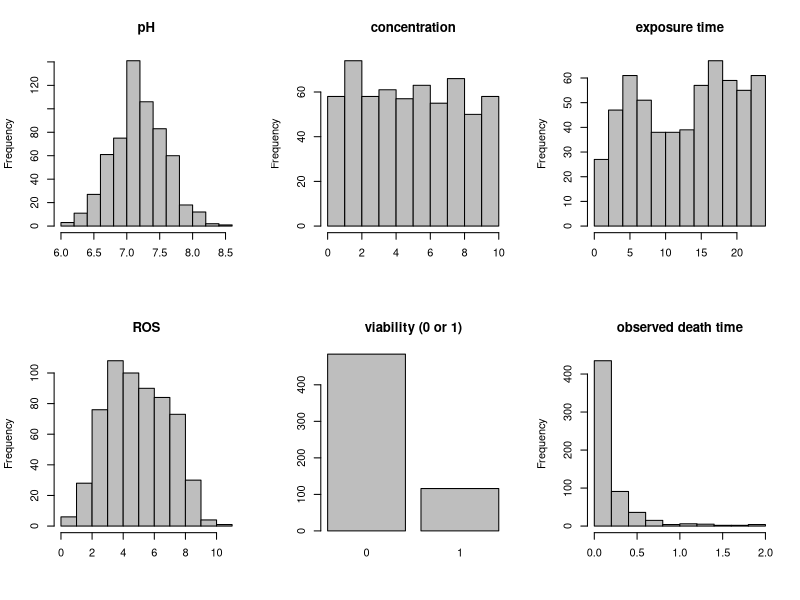
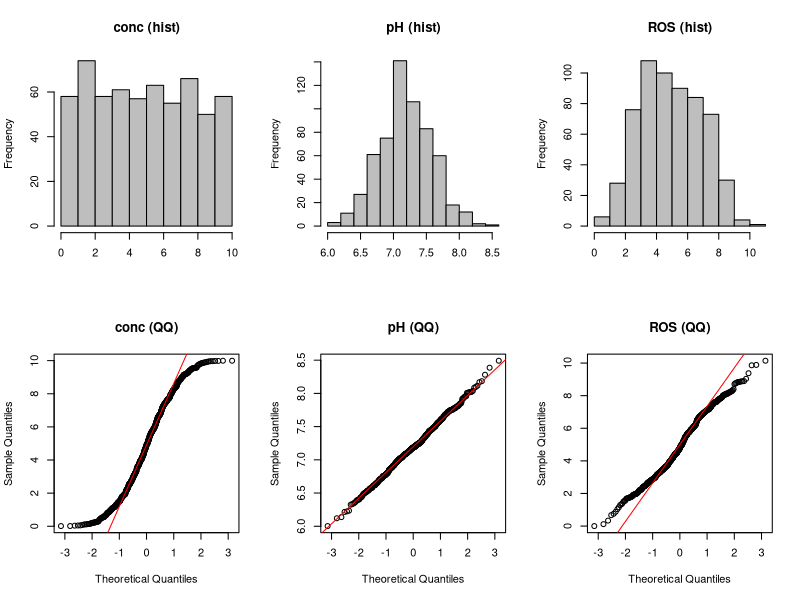
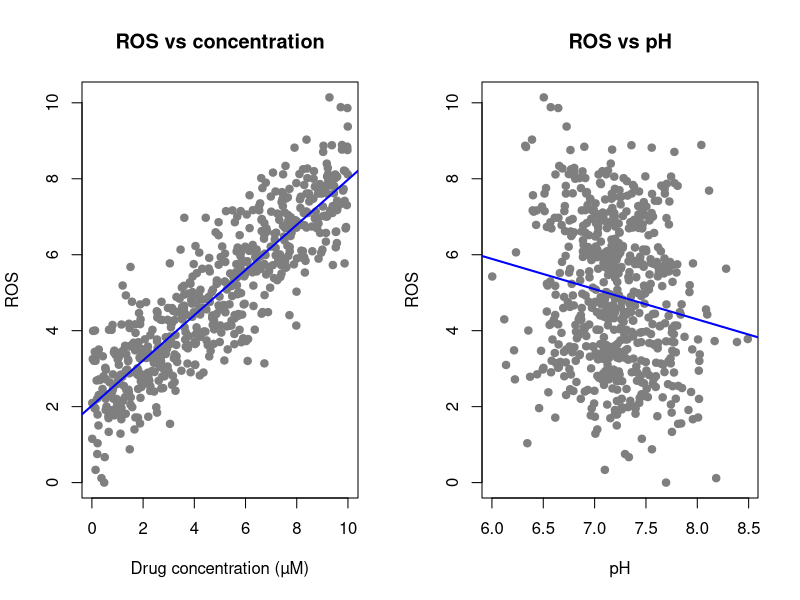
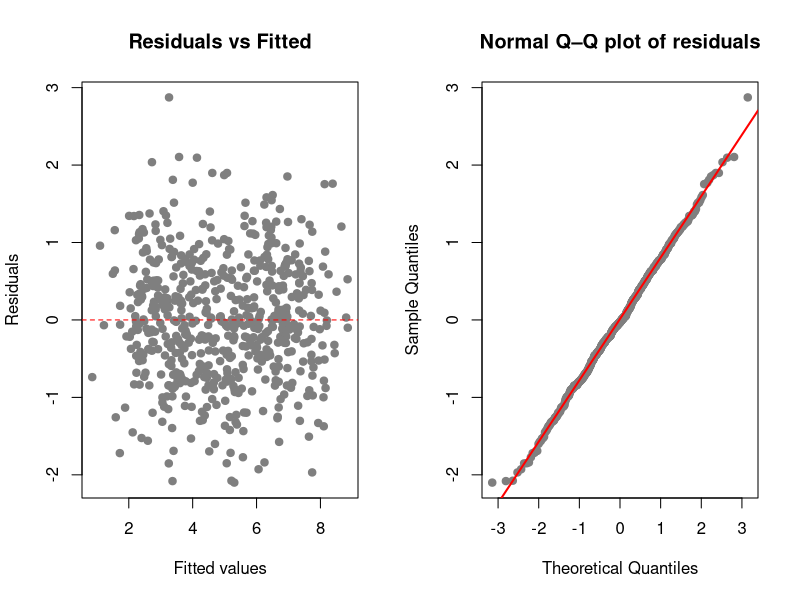
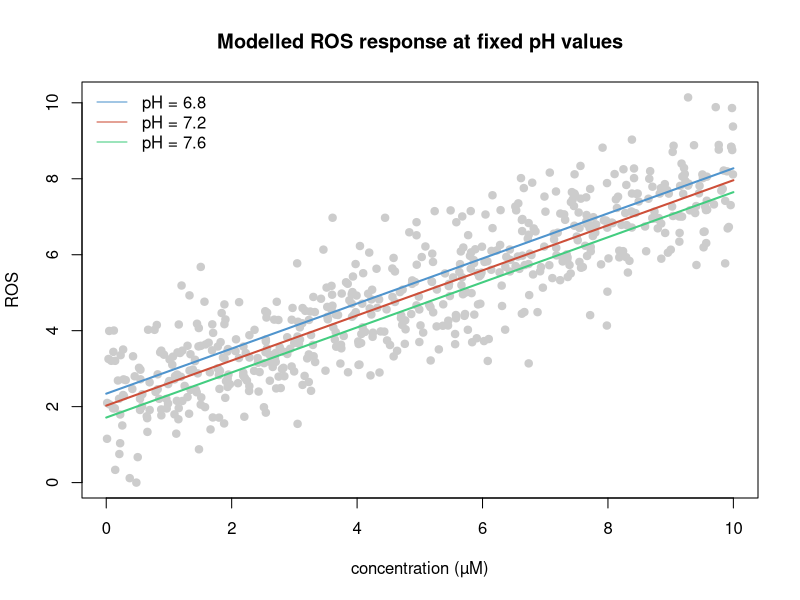
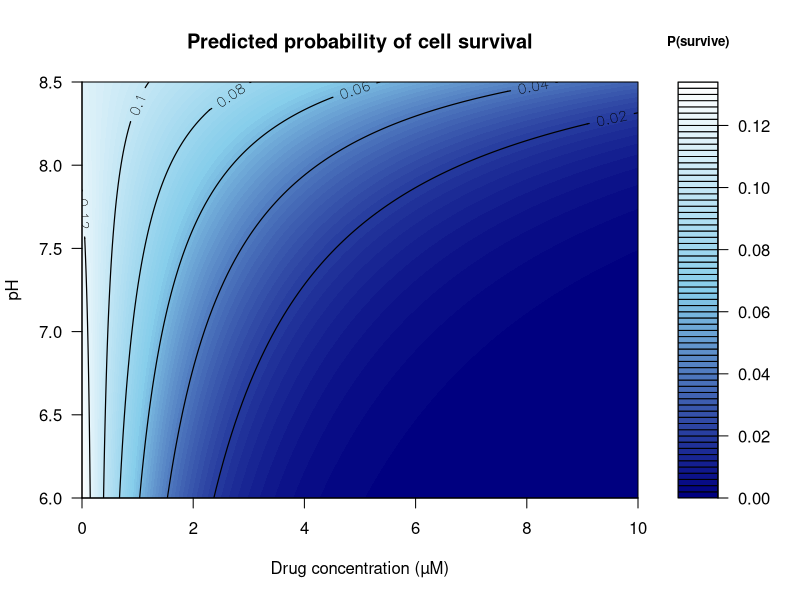
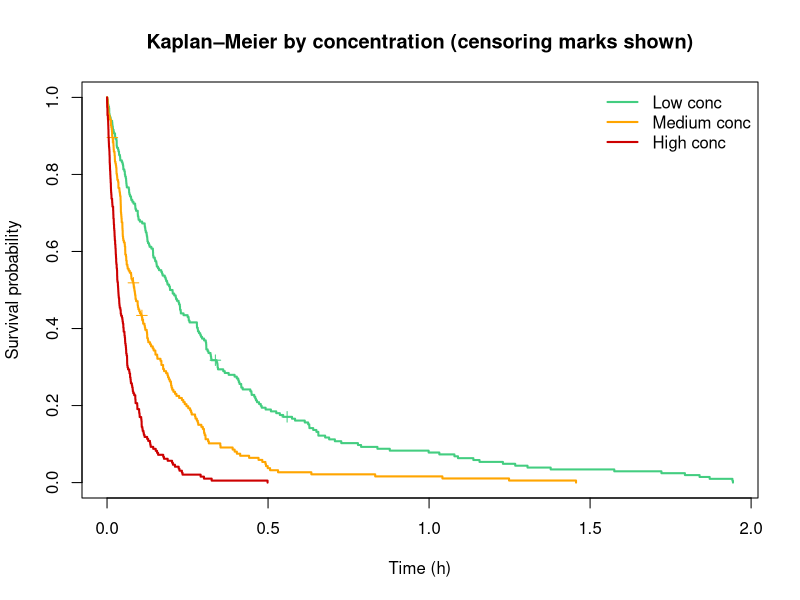

Recreate these plots in R, in order.
## ---- chunk 1
# ──────────────────────────────────────────────
# Task 0 — Build the unified CellStress dataset
# ──────────────────────────────────────────────
# 1) Generate a single dataset with variables:
#    pH, conc, time, ROS (continuous), viability (0/1),
#    death_time, status (1=event, 0=censored).
# ──────────────────────────────────────────────

set.seed(42)
n <- 600L

# Experimental design variables
pH   <- stats::rnorm(n, mean = 7.2, sd = 0.4)
conc <- stats::runif(n, 0, 10)
time <- stats::runif(n, 1, 24)   # exposure time in hours

# Step 1: Generate oxidative stress (ROS) as continuous phenotype
# Baseline ROS rises with concentration and falls with pH
ROS <- 1.5 + 0.6*conc - 0.8*(pH - 7) + 0.05*time + stats::rnorm(n, 0, 0.8)
ROS <- base::pmax(ROS, 0)   # no negative stress

# Step 2: Generate cell viability (binary outcome)
# Higher ROS and concentration reduce survival; higher pH protects
logit_viab <- 4 - 1.2*ROS - 0.4*conc + 1.0*(pH - 7)
p_viab <- 1 / (1 + base::exp(-logit_viab))
viability <- stats::rbinom(n, 1, p_viab)

# Step 3: Generate survival time for hazard model
# Death hazard increases with conc and ROS; decreases with pH
lin_hazard <- 0.3 + 0.15*conc + 0.2*ROS - 0.25*(pH - 7)
lambda <- base::exp(lin_hazard)
death_time <- stats::rexp(n, rate = lambda)
censor_time <- stats::runif(n, 0, 24)
status <- as.integer(death_time <= censor_time)
death_time <- base::pmin(death_time, censor_time)

# Build final dataset
cell_data <- data.frame(pH, conc, time, ROS, viability, death_time, status)
utils::head(cell_data)

## ---- chunk 2
# ──────────────────────────────────────────────
# Task 1 — First look: distributions and scales
# ──────────────────────────────────────────────
# 1) Inspect marginal distributions of pH, conc, time, ROS,
#    viability, and observed death_time.
# ──────────────────────────────────────────────

graphics::par(mfrow = c(2, 3))
graphics::hist(cell_data$pH,   main = "pH",   col = "grey", xlab = "")
graphics::hist(cell_data$conc, main = "concentration", col = "grey", xlab = "")
graphics::hist(cell_data$time, main = "exposure time", col = "grey", xlab = "")
graphics::hist(cell_data$ROS,  main = "ROS",  col = "grey", xlab = "")
graphics::barplot(table(cell_data$viability), main = "viability (0 or 1)")
graphics::hist(cell_data$death_time, main = "observed death time", col = "grey", xlab = "")
graphics::par(mfrow = c(1, 1))

## ---- chunk 3
# ──────────────────────────────────────────────
# Task 2 — Choose the appropriate correlation (effect size + p value)
# ──────────────────────────────────────────────
# 1) Check marginal distributions (Normal vs non-Normal) for conc, pH, and ROS:
#      • Shapiro–Wilk tests and QQ plots.
# 2) For each association, decide which correlation to report and why:
#      (A) conc ↔ ROS
#      (B) pH   ↔ ROS
# 3) Run Pearson and Spearman; report the one you chose with effect size and p value.
# ──────────────────────────────────────────────

## Normality diagnostics (marginals)
graphics::par(mfrow = c(2,3))
# Histograms
graphics::hist(cell_data$conc, main = "conc (hist)", col = "grey", xlab = "")
graphics::hist(cell_data$pH,   main = "pH (hist)",   col = "grey", xlab = "")
graphics::hist(cell_data$ROS,  main = "ROS (hist)",  col = "grey", xlab = "")
# QQ plots
stats::qqnorm(cell_data$conc, main = "conc (QQ)"); stats::qqline(cell_data$conc, col = "red")
stats::qqnorm(cell_data$pH,   main = "pH (QQ)");   stats::qqline(cell_data$pH,   col = "red")
stats::qqnorm(cell_data$ROS,  main = "ROS (QQ)");  stats::qqline(cell_data$ROS,  col = "red")
graphics::par(mfrow = c(1,1))

# Shapiro–Wilk (marginals; p > 0.05 ≈ not strongly deviating from Normal)
sw_conc <- stats::shapiro.test(cell_data$conc)
sw_pH   <- stats::shapiro.test(cell_data$pH)
sw_ROS  <- stats::shapiro.test(cell_data$ROS)
c(conc_p = sw_conc$p.value, pH_p = sw_pH$p.value, ROS_p = sw_ROS$p.value)

## Visual check for linearity (scatter + LS line)
graphics::par(mfrow = c(1,2))
graphics::plot(cell_data$conc, cell_data$ROS, pch = 19, col = "gray50",
               xlab = "Drug concentration (µM)", ylab = "ROS",
               main = "ROS vs concentration")
graphics::abline(stats::lm(ROS ~ conc, data = cell_data), col = "blue", lwd = 2)

graphics::plot(cell_data$pH, cell_data$ROS, pch = 19, col = "gray50",
               xlab = "pH", ylab = "ROS", main = "ROS vs pH")
graphics::abline(stats::lm(ROS ~ pH, data = cell_data), col = "blue", lwd = 2)
graphics::par(mfrow = c(1,1))

## Compute BOTH correlation types for both pairs
# (A) conc ↔ ROS
pear_conc_ros <- stats::cor.test(cell_data$conc, cell_data$ROS, method = "pearson")
spear_conc_ros<- stats::cor.test(cell_data$conc, cell_data$ROS, method = "spearman", exact = FALSE)

# (B) pH ↔ ROS
pear_pH_ros   <- stats::cor.test(cell_data$pH,   cell_data$ROS, method = "pearson")
spear_pH_ros  <- stats::cor.test(cell_data$pH,   cell_data$ROS, method = "spearman", exact = FALSE)

pear_conc_ros$estimate; pear_conc_ros$p.value
spear_conc_ros$estimate; spear_conc_ros$p.value
pear_pH_ros$estimate;   pear_pH_ros$p.value
spear_pH_ros$estimate;  spear_pH_ros$p.value

## Helper: simple recommendation (for guidance only)
choose_corr <- function(x_sw_p, y_sw_p, linear_looks_ok = TRUE) {
  if (isTRUE(linear_looks_ok) && x_sw_p > 0.05 && y_sw_p > 0.05) return("Recommend: Pearson")
  return("Recommend: Spearman")
}
# For conc–ROS, treat "linear_looks_ok" based on your scatter impression; same for pH–ROS.
message("conc–ROS → ",
        choose_corr(sw_conc$p.value, sw_ROS$p.value, linear_looks_ok = TRUE))
message("pH–ROS   → ",
        choose_corr(sw_pH$p.value,   sw_ROS$p.value, linear_looks_ok = TRUE))


## ---- chunk 4
# ──────────────────────────────────────────────
# Task 3 — Linear model for ROS with diagnostics
# ──────────────────────────────────────────────
# 1) Fit a linear model: ROS ~ pH + conc + time
#    (effects are assumed additive).
# 2) Plot:
#      • Residuals vs Fitted (checks equal variance)
#      • Normal Q–Q plot (checks normality of residuals)
# 3) Visualize fitted ROS across concentration for three
#    fixed pH values (6.8, 7.2, 7.6) and interpret the trends.
# ──────────────────────────────────────────────

fit_lin <- stats::lm(ROS ~ pH + conc + time, data = cell_data)
base::summary(fit_lin)

## Diagnostics (only two)
graphics::par(mfrow = c(1, 2))
graphics::plot(fitted(fit_lin), resid(fit_lin),
               pch = 19, col = "gray50",
               xlab = "Fitted values", ylab = "Residuals",
               main = "Residuals vs Fitted")
graphics::abline(h = 0, lty = 2, col = "red")

stats::qqnorm(resid(fit_lin), main = "Normal Q–Q plot of residuals",
              pch = 19, col = "gray50")
stats::qqline(resid(fit_lin), col = "red", lwd = 2)
graphics::par(mfrow = c(1,1))

## Fitted ROS at fixed pH levels
x_seq <- base::seq(0, 10, length.out = 200)
for_level <- c(6.8, 7.2, 7.6)
graphics::plot(cell_data$conc, cell_data$ROS, pch = 19, col = "grey80",
               xlab = "concentration (µM)", ylab = "ROS",
               main = "Modelled ROS response at fixed pH values")
cols <- c("steelblue3","tomato3","seagreen3")
for (i in seq_along(for_level)) {
  nd <- data.frame(conc = x_seq,
                   pH   = base::rep(for_level[i], 200),
                   time = base::mean(cell_data$time))
  yhat <- stats::predict(fit_lin, newdata = nd)
  graphics::lines(x_seq, yhat, col = cols[i], lwd = 2)
}
graphics::legend("topleft", legend = base::paste("pH =", for_level),
                 col = cols, lty = 1, bty = "n")

## ---- chunk 5
# ──────────────────────────────────────────────
# Task 4 — Logistic regression for survival probability
# ──────────────────────────────────────────────
# 1) Fit glm(viability ~ pH * conc + time + ROS, family = binomial).
# 2) Predict P(survival) on a pH–conc grid at median time and ROS.
# 3) Plot a filled probability surface.
# ──────────────────────────────────────────────

fit_log <- stats::glm(viability ~ pH * conc + time + ROS,
                      data = cell_data, family = stats::binomial())
base::summary(fit_log)

# Grid for visualization
pH_seq   <- base::seq(6.0, 8.5, length.out = 150)
conc_seq <- base::seq(0, 10,  length.out = 150)
grid <- base::expand.grid(pH = pH_seq, conc = conc_seq)
grid$time <- stats::median(cell_data$time)
grid$ROS  <- stats::median(cell_data$ROS)
grid$prob <- stats::predict(fit_log, newdata = grid, type = "response")

# Rows = pH, cols = conc
z <- base::matrix(grid$prob,
                  nrow = base::length(pH_seq),
                  ncol = base::length(conc_seq),
                  byrow = TRUE)

# Auto contour levels inside range
z_min <- base::min(z, na.rm = TRUE)
z_max <- base::max(z, na.rm = TRUE)
contour_levels <- base::pretty(c(z_min, z_max), n = 6)
contour_levels <- contour_levels[contour_levels > z_min & contour_levels < z_max]
if (length(contour_levels) == 0L) {
  contour_levels <- base::seq(z_min, z_max, length.out = 5)[2:4]
}

graphics::filled.contour(
  x = conc_seq, y = pH_seq, z = z,
  nlevels = 60,
  color.palette = grDevices::colorRampPalette(c("navy", "skyblue", "white")),
  xlab = "Drug concentration (µM)",
  ylab = "pH",
  main = "Predicted probability of cell survival",
  key.title = graphics::title(main = "P(survive)", cex.main = 0.8),
  plot.axes = {
    graphics::axis(1); graphics::axis(2)
    graphics::contour(x = conc_seq, y = pH_seq, z = z,
                      levels = contour_levels, add = TRUE,
                      drawlabels = TRUE, col = "black", lwd = 1.2, labcex = 0.9)
  }
)

## ---- chunk 6
# ──────────────────────────────────────────────
# Task 5 — Survival analysis: KM curves and Cox model
# ──────────────────────────────────────────────
# 1) Create Kaplan–Meier curves stratified by concentration tertiles.
# 2) Fit a Cox PH model: Surv(death_time, status) ~ pH + conc + ROS.
#    Interpret hazard ratios.
# ──────────────────────────────────────────────

if (!base::requireNamespace("survival", quietly = TRUE)) utils::install.packages("survival")

# Build Surv object. In this dataset:
#   status = 1 → death event observed
#   status = 0 → censored (alive or lost to follow-up at censor_time)
surv_obj <- survival::Surv(time = cell_data$death_time, event = cell_data$status)

# Stratify concentration into tertiles
cell_data$conc_group <- base::cut(cell_data$conc, breaks = 3, labels = c("Low","Medium","High"))

# Kaplan–Meier fit
fit_km <- survival::survfit(surv_obj ~ conc_group, data = cell_data)

# Plot KM with censoring marks (plus signs)
graphics::plot(fit_km,
               col = c("seagreen3","orange","red3"),
               lwd = 2,
               mark.time = TRUE,        # show censoring marks at censor times
               xlab = "Time (h)",
               ylab = "Survival probability",
               main = "Kaplan–Meier by concentration (censoring marks shown)")
graphics::legend("topright",
                 legend = c("Low conc", "Medium conc", "High conc"),
                 col = c("seagreen3","orange","red3"),
                 lwd = 2, bty = "n")

# Censoring summary: overall and by group
overall_censored_n <- base::sum(cell_data$status == 0L)
overall_censored_p <- overall_censored_n / base::nrow(cell_data)

bygroup_censored_n <- tapply(cell_data$status == 0L, cell_data$conc_group, sum)
bygroup_total_n    <- table(cell_data$conc_group)
bygroup_censored_p <- bygroup_censored_n / as.numeric(bygroup_total_n)

overall_censored_n; overall_censored_p
bygroup_censored_n; bygroup_censored_p

# Median survival per group (robust extraction)
km_tab <- try(summary(fit_km)$table, silent = TRUE)
if (!inherits(km_tab, "try-error") && !is.null(dim(km_tab)) && "median" %in% colnames(km_tab)) {
  med_surv <- km_tab[,"median"]
  names(med_surv) <- rownames(km_tab)
} else {
  s <- summary(fit_km)
  # Split times/survival by stratum and find first time survival <= 0.5
  idx <- base::split(seq_along(s$time), s$strata)
  med_surv <- vapply(idx, function(i) {
    ti <- s$time[i]; sv <- s$surv[i]
    pos <- which(sv <= 0.5)[1]
    if (base::is.na(pos)) NA_real_ else ti[pos]
  }, numeric(1))
}
med_surv  # NA means median not reached within follow-up

# Cox proportional hazards model (no residual diagnostics here)
cox_fit <- survival::coxph(surv_obj ~ pH + conc + ROS, data = cell_data)
base::summary(cox_fit)

